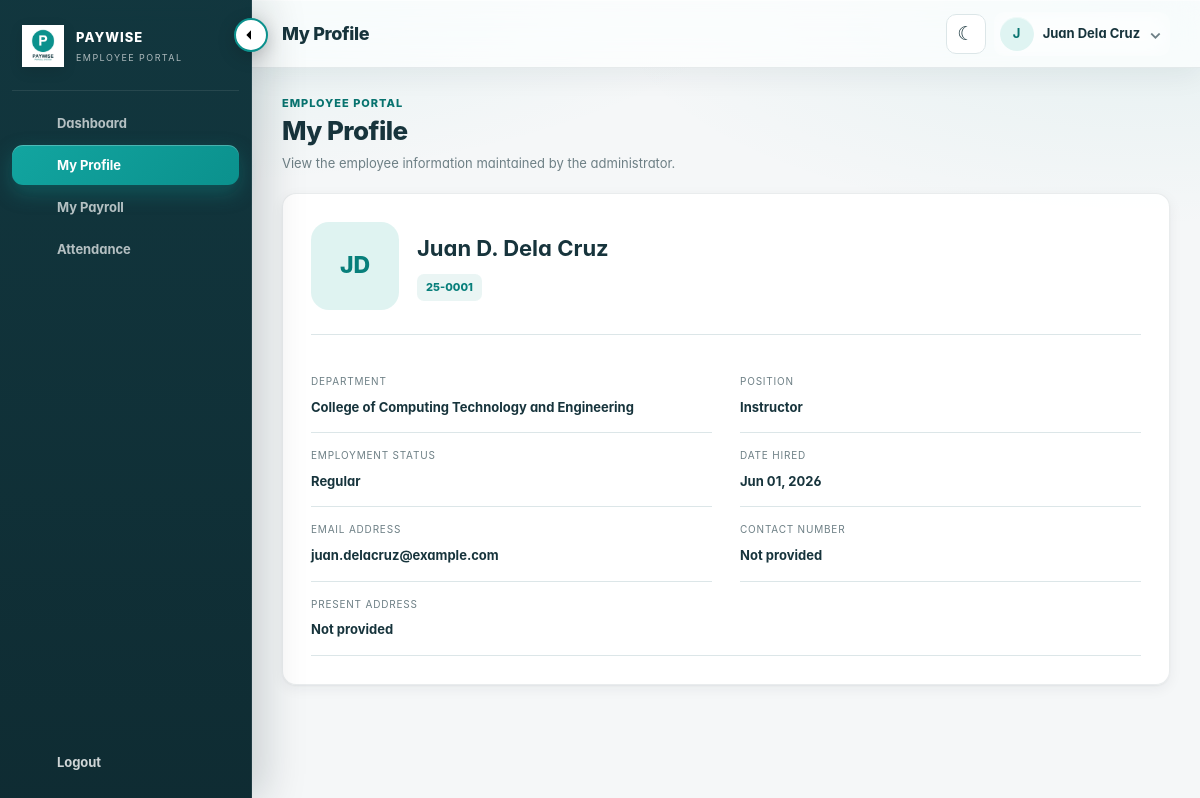
/employee/profile.php (signed in), run on the app's committed database.
### tables this page shows
CREATE TABLE employees (
    employee_id INT NOT NULL AUTO_INCREMENT,
    employee_no VARCHAR(20) NOT NULL,
    portal_password VARCHAR(255) DEFAULT NULL,  
    photo_path VARCHAR(255) DEFAULT NULL,

    first_name VARCHAR(50) NOT NULL,
    middle_name VARCHAR(50) DEFAULT NULL,
    last_name VARCHAR(50) NOT NULL,

    gender ENUM('Male','Female','Other') NOT NULL DEFAULT 'Other',
    birth_date DATE DEFAULT NULL,
    contact_number VARCHAR(20) DEFAULT NULL,
    email VARCHAR(100) DEFAULT NULL,
    civil_status VARCHAR(30) DEFAULT NULL,
    nationality VARCHAR(50) DEFAULT NULL,
    religion VARCHAR(50) DEFAULT NULL,

    permanent_address TEXT DEFAULT NULL,
    present_address TEXT DEFAULT NULL,

    sss_no VARCHAR(30) DEFAULT NULL,
    philhealth_no VARCHAR(30) DEFAULT NULL,
    pagibig_no VARCHAR(30) DEFAULT NULL,
    tin_no VARCHAR(30) DEFAULT NULL,
    atm_no VARCHAR(40) DEFAULT NULL,

    department VARCHAR(150) DEFAULT NULL,
    position VARCHAR(120) DEFAULT NULL,
    employment_status ENUM('Regular','Probationary','Contractual','Part-Time')
        NOT NULL DEFAULT 'Regular',

    basic_salary DECIMAL(12,2) NOT NULL DEFAULT 0.00,
    date_hired DATE DEFAULT NULL,

    emergency_contact_name VARCHAR(100) DEFAULT NULL,
    emergency_contact_phone VARCHAR(30) DEFAULT NULL,
    emergency_contact_address TEXT DEFAULT NULL,

    dependent_name VARCHAR(100) DEFAULT NULL,
    dependent_relationship VARCHAR(50) DEFAULT NULL,
    dependent_birth_date DATE DEFAULT NULL,

    education_background TEXT DEFAULT NULL,
    character_reference TEXT DEFAULT NULL,

    created_at TIMESTAMP NOT NULL DEFAULT CURRENT_TIMESTAMP,
    updated_at TIMESTAMP NOT NULL DEFAULT CURRENT_TIMESTAMP
        ON UPDATE CURRENT_TIMESTAMP,

    PRIMARY KEY (employee_id),
    UNIQUE KEY uq_employee_no (employee_no),
    KEY idx_employee_department (department),
    KEY idx_employee_status (employment_status),
    KEY idx_employee_name (last_name, first_name)
);

### config/database.php (called while the page is built, shortened)
<?php
if (!function_exists('e')) {
    function e($value): string
    {
        return htmlspecialchars((string)$value, ENT_QUOTES, 'UTF-8');
    }
}
if (!function_exists('active_employment_statuses')) {
    function active_employment_statuses(): array
    {
        return ['Regular', 'Probationary', 'Contractual', 'Part-Time'];
    }
}
if (!function_exists('is_active_employment_status')) {
    function is_active_employment_status($status): bool
    {
        return in_array((string)$status, active_employment_statuses(), true);
    }
}

### employee/auth.php (called while the page is built, shortened)
<?php
require_once __DIR__ . '/../config/database.php';
function current_employee(mysqli $conn): ?array {
    $id = (int)($_SESSION['employee_id'] ?? 0);
    $stmt = $conn->prepare('SELECT * FROM employees WHERE employee_id=? LIMIT 1');
    $stmt->bind_param('i', $id);
    $stmt->execute();
    $row = $stmt->get_result()->fetch_assoc() ?: null;
    return $row;
}

### employee/profile.php (the view)
<?php require_once __DIR__.'/auth.php'; require_once __DIR__.'/layout.php'; $employee=current_employee($conn); if(!$employee){header('Location: logout.php');exit;} ?>
<!doctype html><html lang="en"><head><meta charset="utf-8"><meta name="viewport" content="width=device-width,initial-scale=1,viewport-fit=cover">
<link rel="icon" type="image/png" href="../assets/favicon.png"><title>Paywise</title><link rel="stylesheet" href="../assets/css/app.css?v=20260909-rail4"><link rel="stylesheet" href="../assets/css/employee.css"><link rel="stylesheet" href="../assets/css/apple-system.css?v=20260916-apple9"><script src="../assets/js/app.js?v=20260916-rail5" defer></script><script src="../assets/js/apple-motion.js?v=20260916-apple1" defer></script></head><body><div class="app"><?php employee_sidebar('profile'); ?><main class="main"><?php employee_topbar('My Profile'); ?><div class="content"><div class="page-heading"><div><div class="eyebrow">EMPLOYEE PORTAL</div><h1>My Profile</h1><p>View the employee information maintained by the administrator.</p></div></div><section class="card profile-card"><div class="profile-header"><?php if($employee['photo_path']): ?><img src="<?php echo e(employee_photo_url($employee['photo_path'])); ?>" class="profile-photo" alt=""><?php else: ?><div class="profile-avatar"><?php echo e(strtoupper(substr($employee['first_name'],0,1).substr($employee['last_name'],0,1))); ?></div><?php endif; ?><div><h2><?php echo e(trim($employee['first_name'].' '.($employee['middle_name']??'').' '.$employee['last_name'])); ?></h2><span class="employee-no"><?php echo e($employee['employee_no']); ?></span></div></div><div class="portal-info-grid"><div><label>Department</label><strong><?php echo e($employee['department']?:'Not assigned'); ?></strong></div><div><label>Position</label><strong><?php echo e($employee['position']?:'Not assigned'); ?></strong></div><div><label>Employment Status</label><strong><?php echo e($employee['employment_status']); ?></strong></div><div><label>Date Hired</label><strong><?php echo $employee['date_hired']?e(date('M d, Y',strtotime($employee['date_hired']))):'Not provided'; ?></strong></div><div><label>Email Address</label><strong><?php echo e($employee['email']?:'Not provided'); ?></strong></div><div><label>Contact Number</label><strong><?php echo e($employee['contact_number']?:'Not provided'); ?></strong></div><div class="full"><label>Present Address</label><strong><?php echo nl2br(e($employee['present_address']?:'Not provided')); ?></strong></div></div></section></div></main></div></body></html>

### employee/layout.php (shortened to what this page needs)
<?php
function emp_icon(string $name): string {
    $p=['dashboard'=>'<path d="M3 13h8V3H3v10Zm10 8h8V3h-8v18ZM3 21h8v-6H3v6Z"/>','user'=>'<circle cx="12" cy="8" r="4"/><path d="M4 21a8 8 0 0 1 16 0"/>','wallet'=>'<path d="M3 7.5A2.5 2.5 0 0 1 5.5 5H20a2 2 0 0 1 2 2v11a2 2 0 0 1-2 2H5.5A2.5 2.5 0 0 1 3 17.5v-10Z"/><path d="M3 8h17M16 13h6"/>','lock'=>'<rect x="4" y="10" width="16" height="11" rx="2"/><path d="M8 10V7a4 4 0 0 1 8 0v3"/>','logout'=>'<path d="M10 17l5-5-5-5M15 12H3M21 19V5a2 2 0 0 0-2-2h-5"/>','clock'=>'<circle cx="12" cy="12" r="9"/><path d="M12 7v5l3 2"/>','calendar'=>'<rect x="3" y="5" width="18" height="16" rx="2"/><path d="M16 3v4M8 3v4M3 10h18"/>'];
    $path=$p[$name]??$p['dashboard']; return '<svg class="ui-icon" viewBox="0 0 24 24" aria-hidden="true" fill="none" stroke="currentColor" stroke-width="1.9" stroke-linecap="round" stroke-linejoin="round">'.$path.'</svg>';
}
function employee_sidebar(string $active): void {
    $items=[['dashboard','dashboard','Dashboard','dashboard.php'],['profile','user','My Profile','profile.php'],['payroll','wallet','My Payroll','payroll.php'],['attendance','dashboard','Attendance','attendance.php']];
    echo '<aside class="sidebar employee-sidebar" id="appSidebar"><button type="button" class="sidebar-toggle" id="sidebarToggle" aria-label="Collapse sidebar">←</button><a class="brand" href="dashboard.php"><img class="brand-logo" src="../uploads/logo.png" alt="Paywise"><div class="brand-text"><div class="brand-title">PAYWISE</div><div class="brand-sub">EMPLOYEE PORTAL</div></div></a><nav class="nav">';
    foreach($items as $item){$a=$active===$item[0]?' active':'';echo '<a class="nav-link mobile-priority'.$a.'" href="'.e($item[3]).'" title="'.e($item[2]).'" data-nav-title="'.e($item[2]).'"><span class="nav-icon">'.emp_icon($item[1]).'</span><span class="nav-label">'.e($item[2]).'</span></a>';}
    echo '</nav><div class="employee-side-footer"><a class="nav-link mobile-secondary" href="logout.php" title="Logout" data-nav-title="Logout"><span class="nav-icon">'.emp_icon('logout').'</span><span class="nav-label">Logout</span></a></div>';
    echo '<div class="mobile-more-wrap employee-more-wrap">';
    echo '<div class="mobile-more-menu" role="menu"><a href="change_password.php" role="menuitem"><span>'.emp_icon('lock').'</span>Change Password</a><a href="logout.php" role="menuitem"><span>'.emp_icon('logout').'</span>Logout</a></div></div></aside>';
}
function employee_topbar(string $title): void {
    $name=$_SESSION['employee_name']??'Employee'; $initial=strtoupper(substr(trim($name),0,1))?:'E';
    echo '<header class="topbar"><div class="topbar-left"><div class="topbar-title">'.e($title).'</div></div><div class="topbar-actions"><button type="button" class="icon-btn theme-toggle" id="themeToggle" aria-label="Toggle dark mode"><span id="themeIcon">☾</span></button><div class="admin-menu"><button type="button" class="admin-chip" id="adminMenuButton" aria-expanded="false"><span class="avatar">'.e($initial).'</span><span class="admin-name">'.e($name).'</span><span class="admin-chevron">⌄</span></button><div class="admin-dropdown" id="adminDropdown"><div class="admin-dropdown-name">'.e($name).'</div><a class="dropdown-item" href="profile.php"><span>◉</span> My Profile</a><a class="dropdown-item" href="attendance.php"><span>◷</span> Attendance</a><a class="dropdown-item" href="change_password.php"><span>⚙</span> Change Password</a><a class="dropdown-item danger-item" href="logout.php"><span>↪</span> Logout</a></div></div></div></header>';
}

### assets/css/employee.css (style rules this page uses)
.employee-sidebar .employee-side-footer { margin-top:auto }
.employee-side-footer .nav-link { margin-top:8px;color:rgba(255,255,255,.8) }
.portal-avatar,.profile-avatar { display:grid;place-items:center;background:#dff3f1;color:#087f7b;font-weight:800;font-size:23px }
.profile-card { padding:28px }
.profile-header { display:flex;align-items:center;gap:18px;padding-bottom:24px;border-bottom:1px solid var(--line);margin-bottom:24px }
.profile-photo,.profile-avatar { width:88px;height:88px;border-radius:18px;object-fit:cover }
.profile-header h2 { margin:0 0 8px;font-size:22px }
.employee-no { display:inline-flex;padding:5px 9px;border-radius:7px;background:#eaf5f4;color:#087f7b;font-size:11px;font-weight:800 }
.portal-info-grid { display:grid;grid-template-columns:repeat(2,1fr);gap:0 28px }
.portal-info-grid>div { padding:15px 0;border-bottom:1px solid var(--line) }
.portal-info-grid label { display:block;color:var(--muted);font-size:10px;text-transform:uppercase;letter-spacing:.8px;margin-bottom:6px }
.portal-info-grid strong { font-size:13px;line-height:1.5 }
.portal-info-grid .full { grid-column:1/-1 }

### data on the page
employees: first_name+last_name "JD", first_name+middle_name+last_name "Juan D. Dela Cruz", employee_no "25-0001", department "College of Computing Technology and Engineering", position "Instructor", employment_status "Regular", date_hired "Jun 01, 2026", email "juan.delacruz@example.com", contact_number "Not provided", present_address "Not provided"

### other printed values
$item[2] "Dashboard"
$item[2] "My Profile"
$item[2] "My Payroll"
$item[2] "Attendance"
$title "My Profile"
$initial "J"
$name "Juan Dela Cruz"
